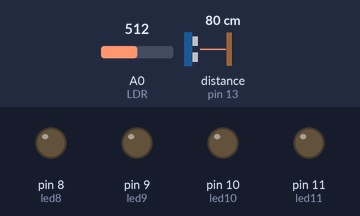
Recording of a sketch running on a simulated Arduino Uno, built with avr-gcc and run on an emulated ATmega328P. Shown: output pins drawn as LEDs (lit = HIGH). Wiring (inferred from the names in the program): ultrasonic range finder: trigger pin 12; echo pin 13. The test bench sets the inputs (shaded band); at power-on: distance to the obstacle (sensor on pin 13) 80 cm, A0 (LDR) = 512. The echo pulse lasts 58.3 µs per cm; pins used as bus, display or sensor lines are not drawn.

Above: at 1.3 s.
1.4 s: distance to the obstacle (sensor on pin 13) set to 35 cm
2.9 s: distance to the obstacle (sensor on pin 13) set to 28 cm
At 3.3 s:
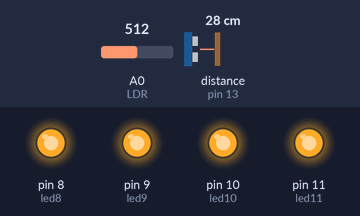
Timing chart, 0 to 5.9 s (numbered marks = the images above; inputs shaded):
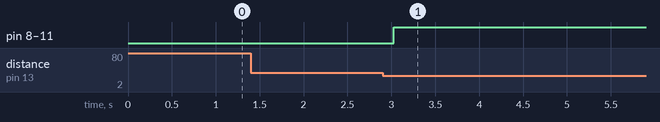

The sketch:

LED_Control_According_to_Air_Brightness_and_Distance.ino
```cpp
#define trigPin 12
#define echoPin 13
#define led8 8
#define led9 9
#define led10 10
#define led11 11
#define LDR 0
int ldrValue;
void setup()
{ Serial.begin (9600);
pinMode(trigPin, OUTPUT);
pinMode(echoPin, INPUT);
pinMode(led8, OUTPUT);
pinMode(led9, OUTPUT);
pinMode(led10, OUTPUT);
pinMode(led11, OUTPUT);
}
void loop()
{ long duration, distance;

digitalWrite(trigPin, LOW);
delayMicroseconds(2);
digitalWrite(trigPin, HIGH);
delayMicroseconds(10);
digitalWrite(trigPin, LOW);
duration = pulseIn(echoPin, HIGH);
distance = (duration/2) / 29.1;
if (distance < 30){
ldrValue = analogRead(LDR);
if( ldrValue <= 512){
digitalWrite(led8,HIGH);
digitalWrite(led9,HIGH);
digitalWrite(led10,HIGH);
digitalWrite(led11,HIGH);
delay(5000);
}
else if (ldrValue > 512) {
digitalWrite(led8,LOW);
digitalWrite(led9,LOW);
digitalWrite(led10,LOW);
digitalWrite(led11,LOW);
}
}
else if(distance >= 30){

digitalWrite(led8,LOW);
digitalWrite(led9,LOW);
digitalWrite(led10,LOW);
digitalWrite(led11,LOW);
}
delay(500);
}
```

Measured:
- the behaviour switches between 31 and 30 cm on distance to the obstacle (sensor on pin 13) (found by bisection; images 0 and 1)
- after the input at 1.4 s, every drawn part: stays the same
- after the input at 2.9 s, pin 8 (led8), pin 9 (led9), pin 10 (led10), pin 11 (led11): LOW → HIGH after 0.13 s
